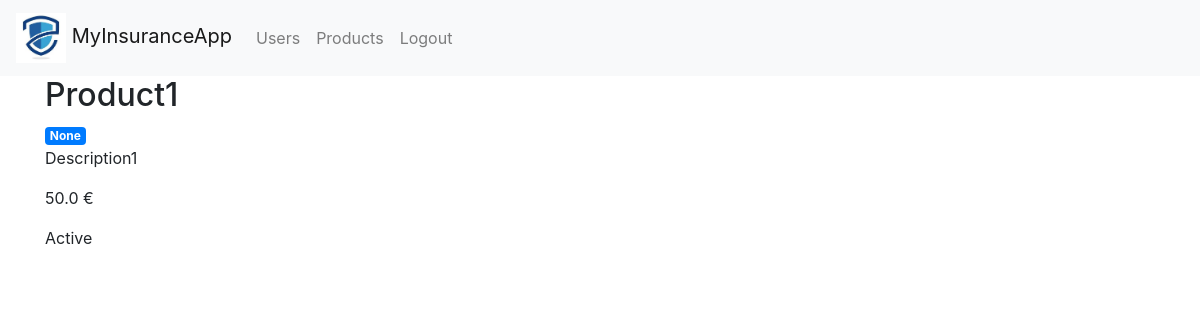
/products/1 (signed in), run on an earlier commit of the app's database.
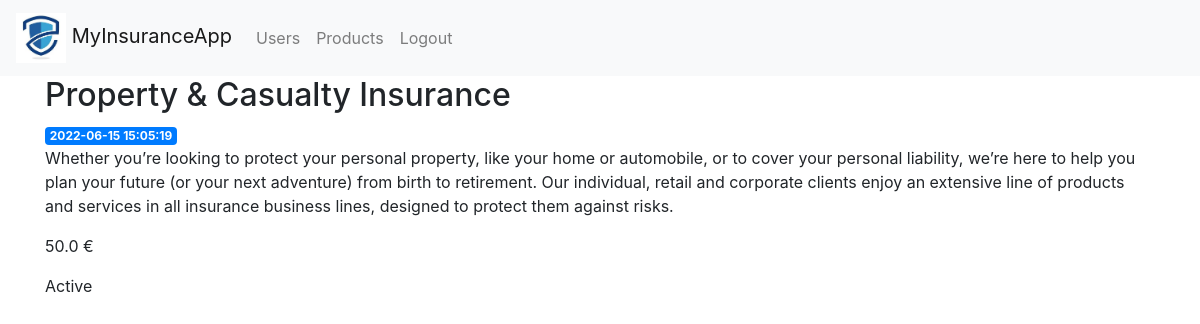
And on a later commit of the database.
### tables this page shows
CREATE TABLE products(
    id INTEGER PRIMARY KEY AUTOINCREMENT,
    created TIMESTAMP DEFAULT CURRENT_TIMESTAMP,
    name TEXT ,
    description TEXT,
    cost float ,
    is_active boolean
);

### project/controllers/web/product_controller.py (the view)
@app.route('/products/<int:product_id>')
def product(product_id):
    if not session.get("id"):
        return redirect(url_for('login'))
    theproduct = get_product(product_id)
    return render_template('product/product.html', product=theproduct)

### project/persistence/__init__.py (called while the page is built)
def dict_factory(cursor, row):
    d = {}
    for idx, col in enumerate(cursor.description):
        d[col[0]] = row[idx]
    return d

def get_db_connection():
    conn = sqlite3.connect('./database/database.db')
    conn.row_factory = dict_factory
    return conn

### project/persistence/products_dao.py (called while the page is built)
def get_product(product_id):
    conn = get_db_connection()
    product = conn.execute('SELECT * FROM products WHERE id = ?',
                        (product_id,)).fetchone()
    conn.close()
    if product is None:
        abort(404)
    return product

### project/templates/product/product.html
{% extends 'base.html' %}
{% block content %}
    <h2>{% block name %} {{ product['name'] }} {% endblock %}</h2>
    <span class="badge badge-primary">{{ product['created'] }}</span>
    <p>{{ product['description'] }}</p>
    <p>{{ product['cost'] }} €</p>
    <p>{{  'Active' if product['is_active'] else 'No active' }}</p>
{% endblock %}

What changed in the data, as far as the page shows it:
changed products "Active": name "Product1" → "Property & Casualty Insurance"; created (not shown) → "2022-06-15 15:05:19"; description "Description1" → "Whether you’re looking to protect your personal property, like your home or automobile, or to cover your personal liability, we’re here to help you plan your future (or your next adventure) from birth to retirement. Our individual, retail and corporate clients enjoy an extensive line of products and services in all insurance business lines, designed to protect them against risks."
Also different on the page:
{{ product['created'] }}: "None" → (not shown)
